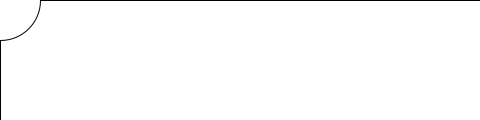
Frame 1 (no input)
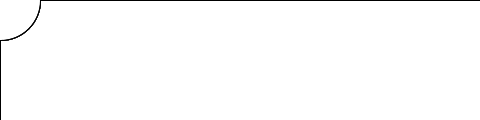
Frame 60 (the mouse pressed at the canvas centre just before this capture)
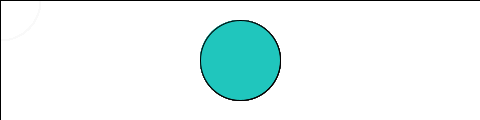
Frame 120 (the mouse held since frame 60 and released just before this capture)

The Processing sketch that drew these frames (run headless with seeded random() and noise(); from frame 60 on, the mouse is pressed at the canvas centre):

// Processing sketch: Ex_02_02_Edit
// ── Ex_02_02_Edit.pde
// Example 02-02 from "Getting Started with Processing" 
// by Reas & Fry. O'Reilly / Make 2010

void setup() {
  size(480, 120);
  smooth();
  background(255);
}

void draw() {

fill(#ffffff,20);
rect(0,0,width,height);
  if (mousePressed) {
    fill(#20C6BD);
  } else {
    fill(255);
  }
  ellipse(mouseX, mouseY, 80, 80);
}
